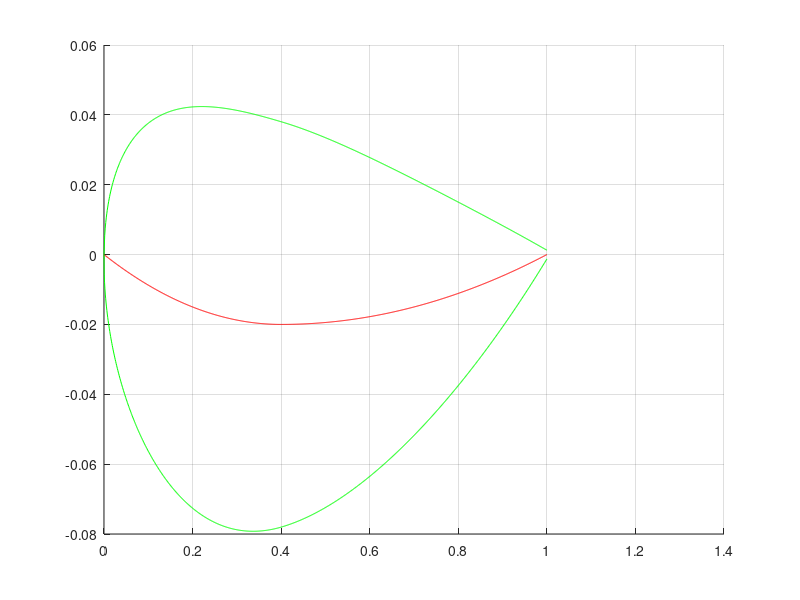

MATLAB code to generate this figure: (Note: this script raises an error after producing the figure.)
% NACA 4 digit airfoil camber/
% MPXX
M=double(2);
P=double(4);
XX=12;
M=(M/100);
P=(P/10);

% number of points the space is divided for the modeling
numberOfPoints=1001;

%populating x values from 1 to 1000 ca~camber array
x=linspace(0,1,numberOfPoints)';
yc=ones(numberOfPoints, 1);
cca=[x yc];

% derivative of  yc
dyc=ones(numberOfPoints, 1);
% half thickness at given x point
yt=ones (1, numberOfPoints)';
a0=0.2969; a1=0.1260; a2=0.3516; a3=0.2843; a4=0.1015;

% angle deviation of xUpper and xLower from x => arctan(dyc)
phi=ones(numberOfPoints, 1);
xyU=[ones(numberOfPoints, 1) ones(numberOfPoints, 1)];
xyL=[ones(numberOfPoints, 1) ones(numberOfPoints, 1)];

% y value for camber is calculated from M and P and x, and 
% there are two cases
for i=1:1:numberOfPoints
    xi=cca(i,1);
    yci=0;
    % first: 0 <= x <= P
    if(0 <= xi && xi < P)
        yci=(M/P^2)*((2*P*xi) - (xi*xi));
        dyc(i)=2*M/P^2 * (P-xi);
    % second: P <= x <= numberOfPoints
    elseif (P <= xi && xi <= numberOfPoints)
        yci=(M/(1-P)^2) * (1 - (2*P) + (2*P*xi) - (xi*xi));
        dyc(i)=2*M/(1-P)^2 * (P-xi);
    end
    cca(i,2)=yci;
    % calculate half-thickness at every x
    yt(i)=5*(XX/100)*(a0*sqrt(xi)-a1*xi-a2*xi^2+a3*xi^3-a4*xi^4);
    % calculate angle of deviation
    phi(i)=atan(dyc(i));
    % calculate upper and lower part of the airfoil
    % xUpper=x-yt*sin(phi) and xLower=x+yt*sin(phi)
    % yUpper=yc+yt*cos(phi) and yLower=yt-yt*cos(phi)
    xyU(i,1)=xi-yt(i)*sin(phi(i)); xyU(i,2)=yci+yt(i)*cos(phi(i));
    xyL(i,1)=xi+yt(i)*sin(phi(i)); xyL(i,2)=yci-yt(i)*cos(phi(i));
    
    % inverting the y values because we are generating a spoiler
    xyU(i,2) = xyU(i,2)*(-1);
    xyL(i,2) = xyL(i,2)*(-1);
    cca(i,2) = cca(i,2)*(-1);
end

figure(1) 
hold on
plot(cca(1:numberOfPoints,1), cca(1:numberOfPoints,2), 'r')
plot(xyU(1:numberOfPoints,1), xyU(1:numberOfPoints,2), 'g')
plot(xyL(1:numberOfPoints,1), xyL(1:numberOfPoints,2), 'g')

grid on
set(gca,'Color','k')
ax=gca;
ax.GridColor=[1, 1, 0];
xlim([0 1])
ylim([-.5 .5])
